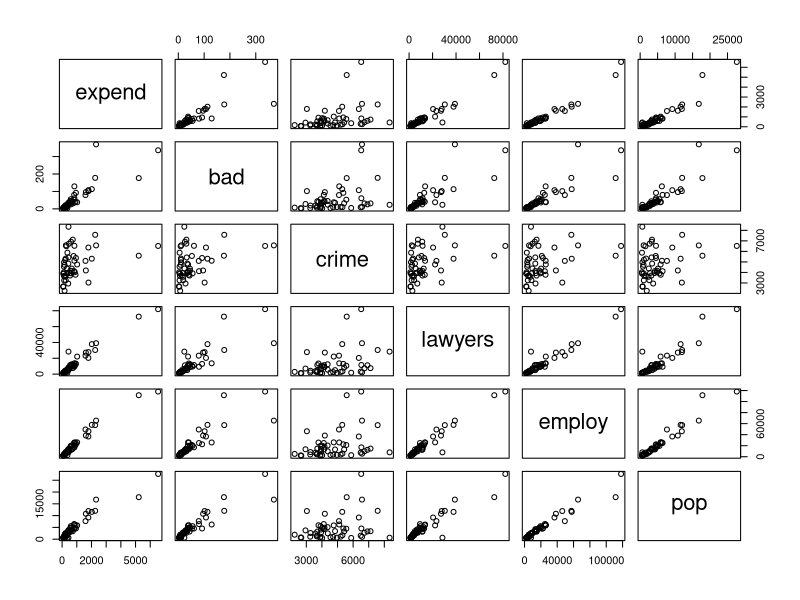
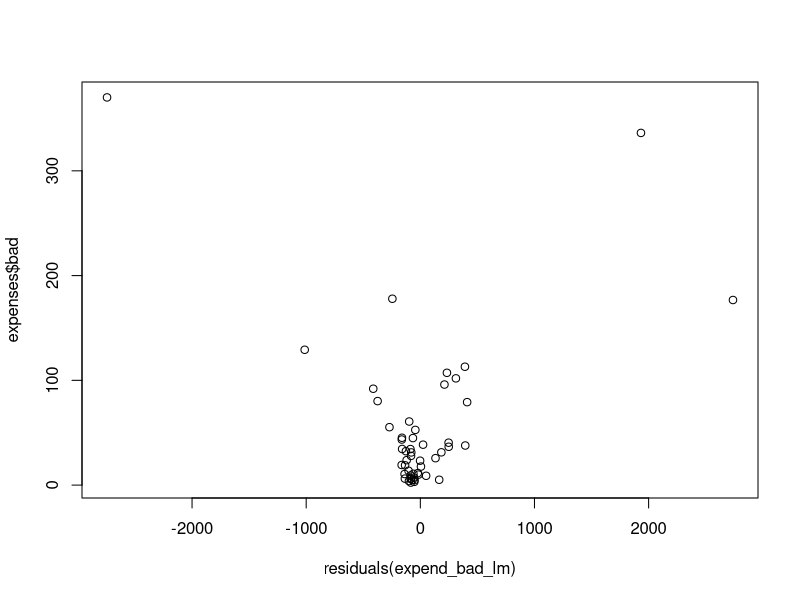
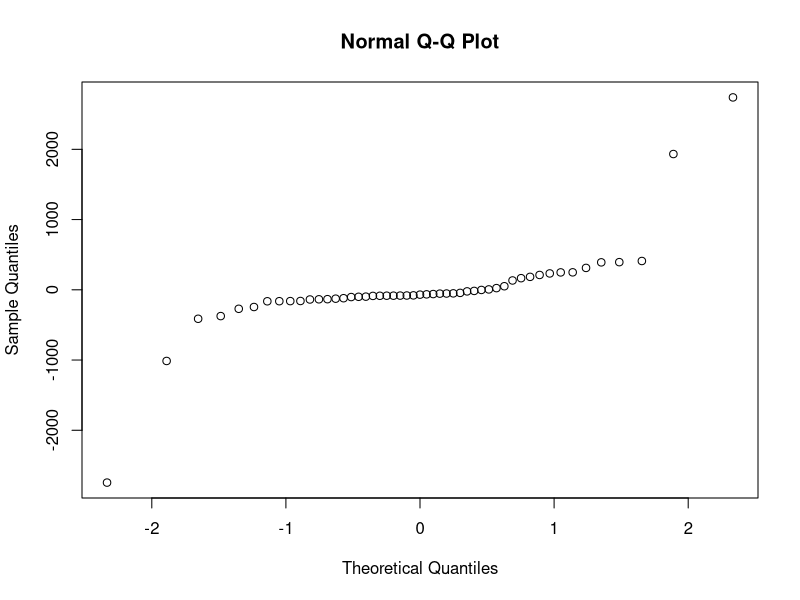

Generate these figures, in order, with R: (Note: this script raises an error after producing the figures.)
## ---- chunk 1
expenses = read.table("expensescrime.txt", header=T)
expenses
## ---- chunk 2
pairs(expenses[, c("expend", "bad", "crime", "lawyers", "employ", "pop")])
## ---- chunk 3
expend_bad_lm = lm(expend ~ bad, data=expenses)
plot(residuals(expend_bad_lm), expenses$bad)
## ---- chunk 4
qqnorm(residuals(expend_bad_lm))
## ---- chunk 5
model <- lm(expend ~ bad + crime + lawyers + employ + pop, data = expenses)
influence = influence.measures(model)
influence
## ---- chunk 6
plot(influence$c, pch = 20, main = "Cook's Distance")
## ---- chunk 7
dist = cooks.distance(model)
dist
## ---- chunk 8
plot(dist, pch = 19, type="b", xlab = "Observation", ylab = "Cook's Distance", main = "Cook's Distances")
## ---- chunk 9
cor(expenses[, c("bad", "crime", "lawyers", "employ", "pop")])
## ---- chunk 10
library(car); vif(model)
## ---- chunk 11
summary(lm(expend ~ bad, data=expenses))
summary(lm(expend ~ crime, data=expenses))
summary(lm(expend ~ lawyers, data=expenses))
summary(lm(expend ~ employ, data=expenses))
summary(lm(expend ~ pop, data=expenses))
## ---- chunk 12
summary(lm(expend ~ employ + bad, data=expenses))
summary(lm(expend ~ employ + crime, data=expenses))
summary(lm(expend ~ employ + lawyers, data=expenses))
summary(lm(expend ~ employ + pop, data=expenses))
## ---- chunk 13
summary(lm(expend ~ employ + lawyers + bad, data=expenses))
summary(lm(expend ~ employ + lawyers + crime, data=expenses))
summary(lm(expend ~ employ + lawyers + pop, data=expenses))
## ---- chunk 14
 summary(lm(expend ~ employ + lawyers + bad, data=expenses))

## ---- chunk 15
step_up = 
## ---- chunk 16
newdata <- data.frame(bad = 50, crime = 5000, lawyers = 5000, employ = 5000, pop = 5000)
pred <- predict(step_up, newdata, interval = "prediction", level = 0.95)
## ---- chunk 17
library(glmnet)
library(caret)
set.seed(1)

# divide into train and test data
train_index = createDataPartition(expenses$expend, p = 2/3, list = FALSE)
train_data = expenses[train_index, ]
test_data = expenses[-train_index, ]

# select explanatory variables
indep_vars = c("bad", "crime", "lawyers", "employ", "pop")
x_train = train_data[indep_vars]
y_train = train_data$expend


lasso_mod = glmnet(x_train, y_train, alpha = 1)
cv_lasso = cv.glmnet(x_train, y_train, alpha=1, type.measure="mse")
plot(lasso_mod, label=T, xvar="lambda")
## ---- chunk 18
lambda_min = lasso.cv$lambda.min; lambda_1se = lasso.cv$lambda.1se
coef(lasso.model, s=lasso.cv$lambda.min) 
y.pred=predict(lasso.model,s=lambda.min,newx=x.test) 
# calculate MSE
mse.lasso=mean((y.test-y.pred)^2)
